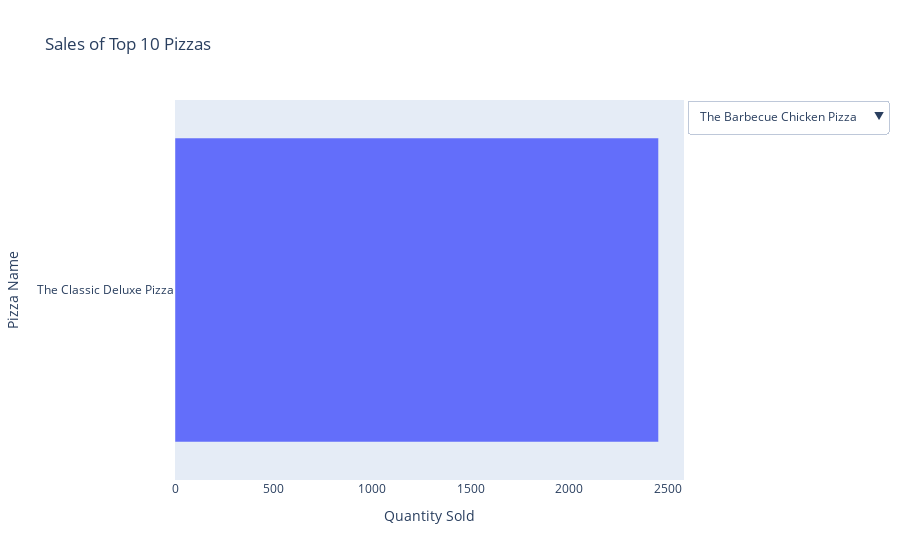

Write notebook code for a chart like this one.
### Code cell
fig.show()

### Figure 1 — Plotly figure (JSON) as saved in the notebook; plotly's stock layout.template omitted (floating-point values rounded to 4 significant figures)
{"data": [{"name": "The Classic Deluxe Pizza", "orientation": "h", "type": "bar", "visible": true, "x": [2453], "y": ["The Classic Deluxe Pizza"]}, {"name": "The Barbecue Chicken Pizza", "orientation": "h", "type": "bar", "visible": false, "x": [2432], "y": ["The Barbecue Chicken Pizza"]}, {"name": "The Hawaiian Pizza", "orientation": "h", "type": "bar", "visible": false, "x": [2422], "y": ["The Hawaiian Pizza"]}, {"name": "The Pepperoni Pizza", "orientation": "h", "type": "bar", "visible": false, "x": [2418], "y": ["The Pepperoni Pizza"]}, {"name": "The Thai Chicken Pizza", "orientation": "h", "type": "bar", "visible": false, "x": [2371], "y": ["The Thai Chicken Pizza"]}, {"name": "The California Chicken Pizza", "orientation": "h", "type": "bar", "visible": false, "x": [2370], "y": ["The California Chicken Pizza"]}, {"name": "The Sicilian Pizza", "orientation": "h", "type": "bar", "visible": false, "x": [1938], "y": ["The Sicilian Pizza"]}, {"name": "The Spicy Italian Pizza", "orientation": "h", "type": "bar", "visible": false, "x": [1924], "y": ["The Spicy Italian Pizza"]}, {"name": "The Southwest Chicken Pizza", "orientation": "h", "type": "bar", "visible": false, "x": [1917], "y": ["The Southwest Chicken Pizza"]}, {"name": "The Big Meat Pizza", "orientation": "h", "type": "bar", "visible": false, "x": [1914], "y": ["The Big Meat Pizza"]}], "layout": {"title": {"text": "Sales of Top 10 Pizzas"}, "updatemenus": [{"active": 1, "buttons": [{"args": [{"visible": [true, false, false, false, false, false, false, false, false, false]}, {"layout": {"title": {"text": "Sales of The Classic Deluxe Pizza", "xanchor": "center", "y": 1.95, "yanchor": "top"}}}], "label": "The Classic Deluxe Pizza", "method": "update"}, {"args": [{"visible": [false, true, false, false, false, false, false, false, false, false]}, {"layout": {"title": {"text": "Sales of The Barbecue Chicken Pizza", "xanchor": "center", "y": 1.95, "yanchor": "top"}}}], "label": "The Barbecue Chicken Pizza", "method": "update"}, {"args": [{"visible": [false, false, true, false, false, false, false, false, false, false]}, {"layout": {"title": {"text": "Sales of The Hawaiian Pizza", "xanchor": "center", "y": 1.95, "yanchor": "top"}}}], "label": "The Hawaiian Pizza", "method": "update"}, {"args": [{"visible": [false, false, false, true, false, false, false, false, false, false]}, {"layout": {"title": {"text": "Sales of The Pepperoni Pizza", "xanchor": "center", "y": 1.95, "yanchor": "top"}}}], "label": "The Pepperoni Pizza", "method": "update"}, {"args": [{"visible": [false, false, false, false, true, false, false, false, false, false]}, {"layout": {"title": {"text": "Sales of The Thai Chicken Pizza", "xanchor": "center", "y": 1.95, "yanchor": "top"}}}], "label": "The Thai Chicken Pizza", "method": "update"}, {"args": [{"visible": [false, false, false, false, false, true, false, false, false, false]}, {"layout": {"title": {"text": "Sales of The California Chicken Pizza", "xanchor": "center", "y": 1.95, "yanchor": "top"}}}], "label": "The California Chicken Pizza", "method": "update"}, {"args": [{"visible": [false, false, false, false, false, false, true, false, false, false]}, {"layout": {"title": {"text": "Sales of The Sicilian Pizza", "xanchor": "center", "y": 1.95, "yanchor": "top"}}}], "label": "The Sicilian Pizza", "method": "update"}, {"args": [{"visible": [false, false, false, false, false, false, false, true, false, false]}, {"layout": {"title": {"text": "Sales of The Spicy Italian Pizza", "xanchor": "center", "y": 1.95, "yanchor": "top"}}}], "label": "The Spicy Italian Pizza", "method": "update"}, {"args": [{"visible": [false, false, false, false, false, false, false, false, true, false]}, {"layout": {"title": {"text": "Sales of The Southwest Chicken Pizza", "xanchor": "center", "y": 1.95, "yanchor": "top"}}}], "label": "The Southwest Chicken Pizza", "method": "update"}, {"args": [{"visible": [false, false, false, false, false, false, false, false, false, true]}, {"layout": {"title": {"text": "Sales of The Big Meat Pizza", "xanchor": "center", "y": 1.95, "yanchor": "top"}}}], "label": "The Big Meat Pizza", "method": "update"}], "showactive": true, "x": 1.4, "y": 1}], "xaxis": {"title": {"text": "Quantity Sold"}}, "yaxis": {"title": {"text": "Pizza Name"}}}}
